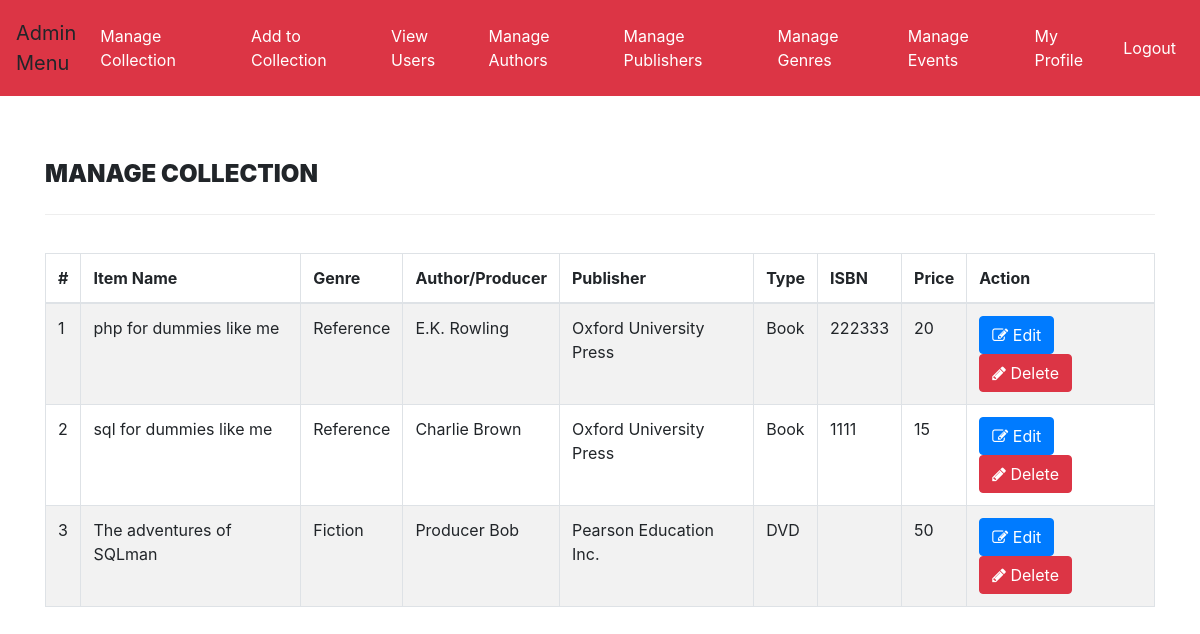
/admin-view.php (signed in), run on an earlier commit of the app's database.
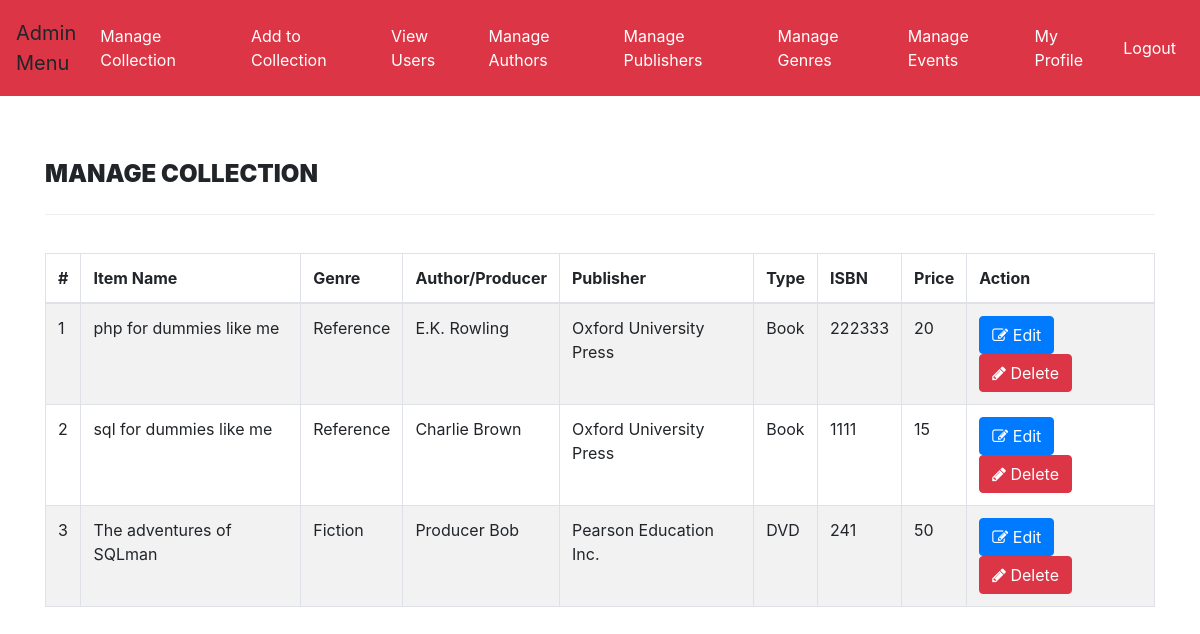
And on a later commit of the database.
### tables this page shows
CREATE TABLE `collection` (
  `id` int(11) NOT NULL,
  `Title` varchar(255) DEFAULT NULL,
  `GenreID` int(11) DEFAULT NULL,
  `AuthorID` int(11) DEFAULT NULL,
  `PublishID` int(11) DEFAULT NULL,
  `ISBN` int(11) DEFAULT NULL,
  `Price` int(11) DEFAULT NULL,
  `itemType` varchar(255) DEFAULT NULL
);

CREATE TABLE `genre` (
  `id` int(11) NOT NULL,
  `GenreName` varchar(150) DEFAULT NULL
);

CREATE TABLE `authors` (
  `id` int(11) NOT NULL,
  `AuthorName` varchar(159) DEFAULT NULL,
  `Birthday` varchar(10) DEFAULT NULL,
  `Status` varchar(10) DEFAULT NULL
);

CREATE TABLE `publishers` (
  `id` int(11) NOT NULL,
  `publishName` varchar(159) DEFAULT NULL
);

### admin-view.php (the view, shortened to what this page needs)
<?php
include('includes/config.php');
if(strlen($_SESSION['alogin'])==0)
    {
header('location:index.php');
}
else{
    ?>
<!DOCTYPE html>
<html xmlns="http://www.w3.org/1999/xhtml">
<head>
    <link rel="stylesheet" href="https://maxcdn.bootstrapcdn.com/bootstrap/4.3.1/css/bootstrap.min.css">
    <link href="assets/css/font-awesome.css" rel="stylesheet" />
    <link href="assets/js/dataTables/dataTables.bootstrap4.css" rel="stylesheet" />
    <link href="assets/css/style.css" rel="stylesheet" />
</head>
<body>
<?php include('admin-navbar.php');?>
    <div class="content-wrapper">
         <div class="container">
        <div class="row pad-botm">
            <div class="col-md-12">
                <h4 class="header-line">Manage Collection</h4>
    </div>
        </div>
            <div class="row">
                <div class="col-md-12">
                    <div class="panel panel-default">
                        <div class="panel-body">
                            <div class="table-responsive">
                                <table class="table table-striped table-bordered table-hover" id="dataTables-example">
                                    <thead>
                                        <tr>
                                            <th>#</th>
                                            <th>Item Name</th>
                                            <th>Genre</th>
                                            <th>Author/Producer</th>
                                            <th>Publisher</th>
                                            <th>Type</th>
                                            <th>ISBN</th>
                                            <th>Price</th>
                                            <th>Action</th>
                                        </tr>
                                    </thead>
                                    <tbody>
<?php $sql = "SELECT collection.Title,genre.GenreName,authors.AuthorName, publishers.publishName, collection.itemType,collection.ISBN,collection.Price,collection.id as id from collection join genre on genre.id=collection.GenreID join authors on authors.id=collection.AuthorID join publishers on publishers.id=collection.PublishID";
$query = $dbh -> prepare($sql);
$query->execute();
$results=$query->fetchAll(PDO::FETCH_OBJ);
$num=1;
if($query->rowCount() > 0)
{
foreach($results as $result)
{               ?>
                                        <tr class="odd gradeX">
                                            <td class="center"><?php echo htmlentities($num);?></td>
                                            <td class="center"><?php echo htmlentities($result->Title);?></td>
                                            <td class="center"><?php echo htmlentities($result->GenreName);?></td>
                                            <td class="center"><?php echo htmlentities($result->AuthorName);?></td>
                                            <td class="center"><?php echo htmlentities($result->publishName);?></td>
                                            <td class="center"><?php echo htmlentities($result->itemType);?></td>
                                            <td class="center"><?php echo htmlentities($result->ISBN);?></td>
                                            <td class="center"><?php echo htmlentities($result->Price);?></td>
                                            <td class="center">
                                            <a href="edit-collection.php?collectionid=<?php echo htmlentities($result->id);?>"><button class="btn btn-primary"><i class="fa fa-edit "></i> Edit</button>
                                          <a href="admin-view.php?del=<?php echo htmlentities($result->id);?>" onclick="return confirm('Are you sure you want to delete?');" >  <button class="btn btn-danger"><i class="fa fa-pencil"></i> Delete</button>
                                            </td>
                                        </tr>
 <?php $num=$num+1;}} ?>
                                    </tbody>
                                </table>
                            </div>
                        </div>
                    </div>
                </div>
            </div>
    </div>
    </div>
</body>
</html>
<?php } ?>

### admin-navbar.php (shortened to what this page needs)
<!DOCTYPE html>
<html lang="en">
<head>
  <link rel="stylesheet" href="https://maxcdn.bootstrapcdn.com/bootstrap/4.3.1/css/bootstrap.min.css">
</head>
<body>
  <nav class="navbar navbar-dark bg-danger navbar-expand-md py-md-2">
      <a class="navbar-brand">Admin <br>Menu</a>
      <div class="navbar-collapse collapse" id="navbarNav">
          <ul class="navbar-nav">
              <li class="nav-item py-md-2"><a href="admin-view.php" class="nav-link" style="color:white;">Manage Collection</a></li>
              <li class="nav-item py-md-2"><a href="add-collection.php" class="nav-link" style="color:white;">Add to Collection</a></li>
              <li class="nav-item py-md-2"><a href="list-users.php" class="nav-link" style="color:white;">View Users</a></li>
              <li class="nav-item py-md-2"><a href="manage-authors.php" class="nav-link" style="color:white;">Manage Authors</a></li>
              <li class="nav-item py-md-2"><a href="manage-publishers.php" class="nav-link" style="color:white;">Manage Publishers</a></li>
              <li class="nav-item py-md-2"><a href="manage-genres.php" class="nav-link" style="color:white;">Manage Genres</a></li>
              <li class="nav-item py-md-2"><a href="manage-events.php" class="nav-link" style="color:white;">Manage Events</a></li>
              <li class="nav-item py-md-2"><a href="admin-profile.php" class="nav-link" style="color:white;">My Profile</a></li>
          </ul>
<?php if($_SESSION['alogin'])
  {
?>
          <ul class="navbar-nav ml-auto">
            <li class="nav-item py-md-2 "><a href="logout.php" class="nav-link" style="color:white;">Logout</a></li>
          </ul>
<?php }?>
      </div>
  </nav>
<br>
</body>
</html>

### assets/css/style.css (style rules this page uses)
.content-wrapper { margin-top: 40px; min-height:800px; padding-bottom:90px; }
.header-line { font-weight:900; padding-bottom:25px; border-bottom:1px solid #eeeeee; text-transform:uppercase; }
.pad-botm { padding-bottom:30px; }
.navbar { min-height: 90px; margin-bottom: 0px; }

What changed in the data, as far as the page shows it:
changed collection "The adventures of SQLman": ISBN (not shown) → "241"
